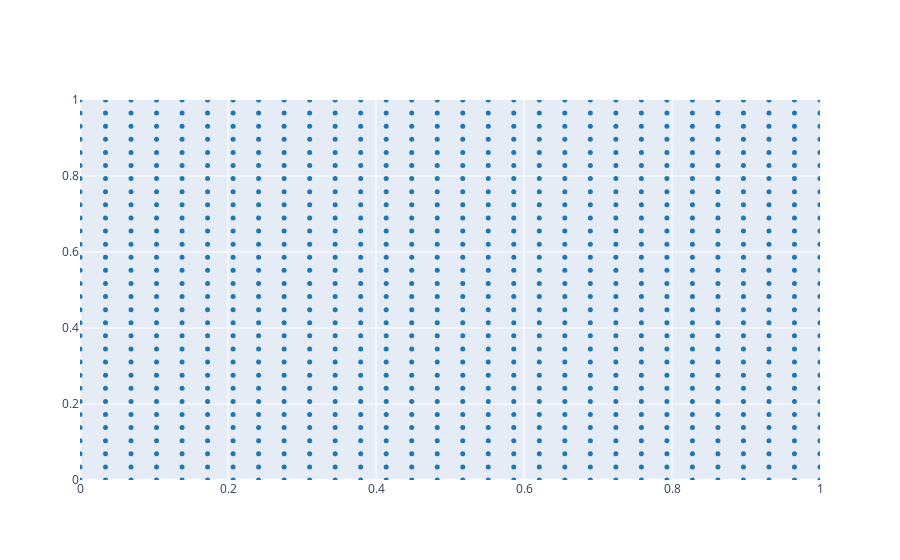

The code cell stored with this chart in its notebook:
### Code cell
model.domain

### Figure 1 — Plotly figure (JSON) as saved in the notebook; plotly's stock layout.template omitted (floating-point values rounded to 4 significant figures; data arrays with more than 128 entries replaced by an {"elided": "..."} marker saying what was removed)
{"data": [{"marker": {"color": "#1f77b4", "size": 5}, "mode": "markers", "name": "1", "type": "scatter", "x": {"elided": "900 float values"}, "y": {"elided": "900 float values"}}], "layout": {"scene": {"aspectmode": "data"}, "xaxis": {"range": [0, 1]}, "yaxis": {"range": [0, 1]}}}
